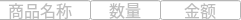
<?xml version="1.0" encoding="UTF-8"?>
<ui version="4.0">
 <class>invoiceForm</class>
 <widget class="QWidget" name="invoiceForm">
  <property name="geometry">
   <rect>
    <x>0</x>
    <y>0</y>
    <width>241</width>
    <height>20</height>
   </rect>
  </property>
  <property name="windowTitle">
   <string>Form</string>
  </property>
  <property name="styleSheet">
   <string notr="true">background-color: rgb(255, 255, 255);</string>
  </property>
  <widget class="QLineEdit" name="shoppingNameEdit">
   <property name="enabled">
    <bool>false</bool>
   </property>
   <property name="geometry">
    <rect>
     <x>-10</x>
     <y>0</y>
     <width>101</width>
     <height>20</height>
    </rect>
   </property>
   <property name="font">
    <font>
     <family>楷体</family>
     <pointsize>12</pointsize>
    </font>
   </property>
   <property name="text">
    <string>商品名称</string>
   </property>
   <property name="alignment">
    <set>Qt::AlignCenter</set>
   </property>
  </widget>
  <widget class="QLineEdit" name="moneyEdit">
   <property name="enabled">
    <bool>false</bool>
   </property>
   <property name="geometry">
    <rect>
     <x>160</x>
     <y>0</y>
     <width>81</width>
     <height>20</height>
    </rect>
   </property>
   <property name="font">
    <font>
     <family>楷体</family>
     <pointsize>12</pointsize>
    </font>
   </property>
   <property name="text">
    <string>金额</string>
   </property>
   <property name="alignment">
    <set>Qt::AlignCenter</set>
   </property>
  </widget>
  <widget class="QLineEdit" name="numberEdit">
   <property name="enabled">
    <bool>false</bool>
   </property>
   <property name="geometry">
    <rect>
     <x>90</x>
     <y>0</y>
     <width>71</width>
     <height>20</height>
    </rect>
   </property>
   <property name="font">
    <font>
     <family>楷体</family>
     <pointsize>12</pointsize>
    </font>
   </property>
   <property name="text">
    <string>数量</string>
   </property>
   <property name="alignment">
    <set>Qt::AlignCenter</set>
   </property>
  </widget>
 </widget>
 <resources/>
 <connections/>
</ui>
